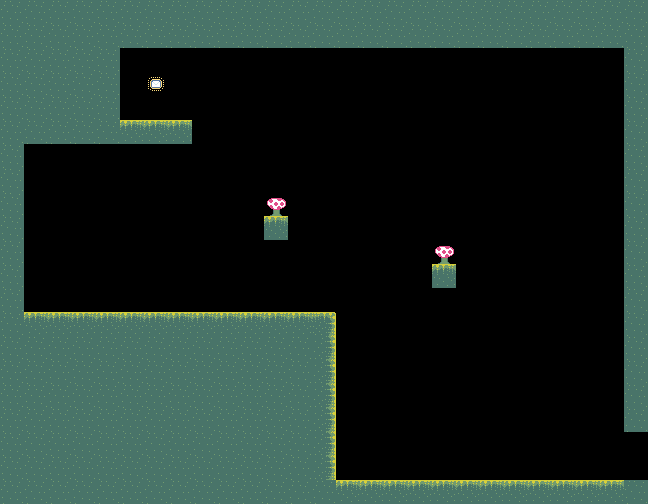

A 2D game scene composited from a Tiled map and its tileset images. What follows is a short description and the map's XML, with each tile layer's data collapsed to a summary:
An orthogonal 27x21 tile map with 24x24 px tiles, 2 tile layers (Background, Foreground) and 5 objects (player1_start, mail, shroom, exit_right).

<map version="1.0" orientation="orthogonal" renderorder="right-down" width="27" height="21" tilewidth="24" tileheight="24" nextobjectid="22">
 <tileset firstgid="1" name="basic" tilewidth="24" tileheight="24" tilecount="168">
  <image source="../images/backgroud.png" width="168" height="576" />
  <tile id="0">
   <properties>
    <property name="type" value="ground" />
   </properties>
  </tile>
  <tile id="1">
   <properties>
    <property name="collide" value="false" />
   </properties>
  </tile>
  <tile id="7">
   <properties>
    <property name="type" value="ground" />
   </properties>
  </tile>
  <tile id="8">
   <properties>
    <property name="type" value="ground" />
   </properties>
  </tile>
  <tile id="12">
   <properties>
    <property name="type" value="climb_left" />
   </properties>
   <objectgroup draworder="index">
    <object id="0" x="0.21759" y="0.65277" width="3.04626" height="22.8469" />
   </objectgroup>
  </tile>
  <tile id="13">
   <properties>
    <property name="type" value="climb-right" />
   </properties>
  </tile>
  <tile id="20">
   <properties>
    <property name="id" value="door" />
   </properties>
  </tile>
  <tile id="24">
   <properties>
    <property name="id" value="larf" />
   </properties>
  </tile>
  <tile id="25">
   <properties>
    <property name="id" value="frogduck" />
   </properties>
  </tile>
  <tile id="27">
   <properties>
    <property name="id" value="shroom" />
   </properties>
  </tile>
  <tile id="30">
   <properties>
    <property name="type" value="mail" />
   </properties>
  </tile>
  <tile id="33">
   <properties>
    <property name="type" value="enterleft" />
   </properties>
  </tile>
  <tile id="37">
   <properties>
    <property name="type" value="player1_start" />
   </properties>
  </tile>
  <tile id="39">
   <properties>
    <property name="type" value="water" />
   </properties>
  </tile>
 </tileset>
 <layer name="Background" width="27" height="21">
  <properties>
   <property name="nocollide" value="true" />
   <property name="tileset" value="basic" />
  </properties>
  <data>[567 cells, 7 non-empty, 1 distinct tile ids]</data>
 </layer>
 <layer name="Foreground" width="27" height="21">
  <properties>
   <property name="tileset" value="basic" />
  </properties>
  <data>[567 cells, 230 non-empty, 6 distinct tile ids]</data>
 </layer>
 <objectgroup name="player">
  <object id="3" type="player1_start" x="48" y="72" width="24" height="24" />
 </objectgroup>
 <objectgroup name="collectables">
  <object id="12" type="mail" gid="31" x="586" y="92" width="24" height="24" />
  <object id="19" type="shroom" gid="28" x="480" y="480" width="24" height="24" />
 </objectgroup>
 <objectgroup name="exits">
  <object id="21" type="exit_right" gid="35" x="624" y="480" width="24" height="48">
   <properties>
    <property name="where" value="level1" />
   </properties>
  </object>
 </objectgroup>
</map>